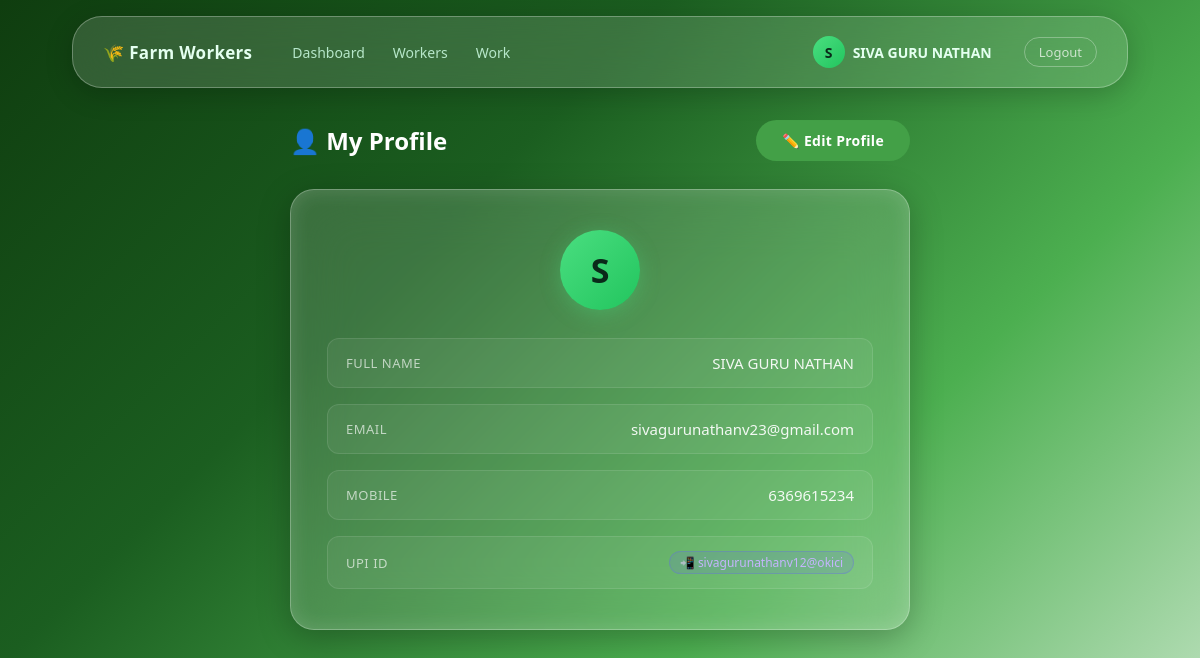
/profile (signed in), run on the app's committed database.
### tables this page shows
CREATE TABLE users (
        user_id INTEGER PRIMARY KEY AUTOINCREMENT, name TEXT NOT NULL,
        email TEXT UNIQUE NOT NULL, mobile TEXT, password TEXT NOT NULL, upi_id TEXT);

### backend/app.py (the view)
@app.route("/profile")
@login_required
def profile():
    conn = get_db(); u = conn.execute("SELECT * FROM users WHERE user_id=?",(uid(),)).fetchone(); conn.close()
    return render_template("profile.html", user=u)

### backend/app.py (called while the page is built)
def get_db():
    conn = sqlite3.connect(DB_PATH)
    conn.row_factory = sqlite3.Row
    conn.execute("PRAGMA foreign_keys = ON")
    return conn

def login_required(f):
    from functools import wraps
    @wraps(f)
    def dec(*a, **kw):
        if "user_id" not in session: return redirect(url_for("login"))
        return f(*a, **kw)
    return dec

def uid(): return session.get("user_id")

### frontend/templates/profile.html (shortened to what this page needs)
{% extends "base_dashboard.html" %}
{% block content %}
<div class="profile-page">
    <div class="page-header">
        <h2>👤 My Profile</h2>
        <a href="/edit_profile" class="primary-btn">✏️ Edit Profile</a>
    </div>
    <div class="profile-card glass-card">
        <div class="profile-avatar-large">{{ user.name[0]|upper }}</div>
        <div class="profile-info">
            <div class="profile-field">
                <span class="profile-label">Full Name</span>
                <span class="profile-value">{{ user.name }}</span>
            </div>
            <div class="profile-field">
                <span class="profile-label">Email</span>
                <span class="profile-value">{{ user.email }}</span>
            </div>
            <div class="profile-field">
                <span class="profile-label">Mobile</span>
                <span class="profile-value">{{ user.mobile if user.mobile else '—' }}</span>
            </div>
            <div class="profile-field">
                <span class="profile-label">UPI ID</span>
                <span class="profile-value">
                    {% if user.upi_id %}
                        <span class="upi-badge">📲 {{ user.upi_id }}</span>
                    {% else %}—{% endif %}
                </span>
            </div>
        </div>
    </div>
</div>
{% endblock %}

### frontend/templates/base_dashboard.html (shortened to what this page needs)
<!DOCTYPE html>
<html lang="en">
<head>
    <link rel="stylesheet" href="/static/css/style.css">
</head>
<body>
<nav class="glass-navbar">
    <div class="nav-left">
        <a href="/dashboard" class="nav-logo">🌾 Farm Workers</a>
        <div class="nav-links">
            <a href="/dashboard" class="{% if request.path == '/dashboard' %}active-link{% endif %}">Dashboard</a>
            <a href="/workers"   class="{% if '/workers' in request.path %}active-link{% endif %}">Workers</a>
            <a href="/work"      class="{% if '/work' in request.path %}active-link{% endif %}">Work</a>
        </div>
    </div>
    <div class="nav-right">
        <a href="/profile" class="profile-link {% if request.path == '/profile' or request.path == '/edit_profile' %}active-link{% endif %}">
            <span class="profile-avatar">{{ session.user[0]|upper }}</span>
            <span class="user-name">{{ session.user }}</span>
        </a>
        <a href="/logout" class="logout-link">Logout</a>
    </div>
</nav>
<div class="dashboard-container">
    {% block content %}{% endblock %}
</div>
</body>
</html>

### frontend/static/css/style.css (style rules this page uses)
* { box-sizing: border-box; }
body { margin: 0; font-family: 'Segoe UI', Tahoma, sans-serif; background: linear-gradient(135deg, #0f3d0f, #1b5e20, #4caf50, #c8e6c9); min-height: 100vh; background-attachment: fixed; color: white; }
.glass-card { background: rgba(255,255,255,0.15); backdrop-filter: blur(30px); -webkit-backdrop-filter: blur(30px); border-radius: 24px; padding: 50px; width: 100%; max-width: 780px; border: 1px solid rgba(255,255,255,0.3); box-shadow: 0 8px 32px rgba(0,0,0,0.25), inset 0 0 20px rgba(255,255,255,0.15); color: white; }
.primary-btn { display: inline-block; padding: 11px 26px; background: #43a047; color: white; border: none; border-radius: 30px; font-size: 14px; font-weight: 600; cursor: pointer; text-decoration: none; transition: 0.25s; letter-spacing: 0.3px; }
.glass-navbar { position: fixed; top: 16px; left: 50%; transform: translateX(-50%); width: 88%; display: flex; justify-content: space-between; align-items: center; padding: 13px 30px; border-radius: 30px; background: rgba(255,255,255,0.14); backdrop-filter: blur(22px); border: 1px solid rgba(255,255,255,0.28); box-shadow: 0 6px 28px rgba(0,0,0,0.2); z-index: 1000; }
.nav-left { display: flex; align-items: center; gap: 40px; }
.nav-logo { font-weight: 700; font-size: 17px; color: #e4fff0; text-decoration: none; letter-spacing: 0.3px; }
.nav-links { display: flex; gap: 28px; }
.nav-links a { color: #c5f5da; text-decoration: none; font-size: 14px; font-weight: 500; opacity: 0.9; transition: 0.2s; }
.active-link { color: #a6ffd2 !important; font-weight: 700 !important; }
.nav-right { display: flex; align-items: center; gap: 20px; }
.user-name { color: #e4fff0; font-weight: 600; font-size: 14px; }
.logout-link { color: rgba(255,255,255,0.7); text-decoration: none; font-size: 13px; border: 1px solid rgba(255,255,255,0.3); border-radius: 20px; padding: 5px 14px; transition: 0.2s; }
.dashboard-container { padding: 120px 60px 60px 60px; max-width: 1100px; margin: auto; }
.profile-link { display: flex; align-items: center; gap: 8px; text-decoration: none; color: rgba(255,255,255,0.85); padding: 6px 12px; border-radius: 20px; transition: background 0.2s; }
.profile-avatar { width: 32px; height: 32px; border-radius: 50%; background: linear-gradient(135deg, #4ade80, #22c55e); display: flex; align-items: center; justify-content: center; font-weight: 700; font-size: 14px; color: #0a2a1a; flex-shrink: 0; }
.profile-page { max-width: 620px; margin: 0 auto; }
.page-header { display: flex; align-items: center; justify-content: space-between; margin-bottom: 28px; }
.page-header h2 { margin: 0; font-size: 24px; }
.profile-card { display: flex; flex-direction: column; align-items: center; gap: 28px; padding: 40px 36px; }
.profile-avatar-large { width: 80px; height: 80px; border-radius: 50%; background: linear-gradient(135deg, #4ade80, #22c55e); display: flex; align-items: center; justify-content: center; font-size: 34px; font-weight: 700; color: #0a2a1a; box-shadow: 0 4px 20px rgba(74,222,128,0.35); flex-shrink: 0; }
.profile-info { width: 100%; display: flex; flex-direction: column; gap: 16px; }
.profile-field { display: flex; justify-content: space-between; align-items: center; padding: 14px 18px; border-radius: 12px; background: rgba(255,255,255,0.06); border: 1px solid rgba(255,255,255,0.1); }
.profile-label { font-size: 13px; opacity: 0.65; font-weight: 500; text-transform: uppercase; letter-spacing: 0.5px; }
.profile-value { font-size: 15px; font-weight: 500; color: rgba(255,255,255,0.92); }
.upi-badge { display: inline-block; background: rgba(99,102,241,0.15); border: 1px solid rgba(99,102,241,0.3); color: #c4b5fd; border-radius: 20px; padding: 2px 10px; font-size: 12px; font-weight: 500; }

### data on the page
users: user "SIVA GURU NATHAN", name "S", name "SIVA GURU NATHAN", email "sivagurunathanv23@gmail.com", mobile "6369615234", upi_id "sivagurunathanv12@okici"

### other printed values
{{ session.user[0]|upper }} "S"
